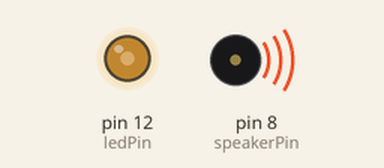
Recording of a sketch running on a simulated Arduino Uno, built with avr-gcc and run on an emulated ATmega328P. Shown: output pins drawn as LEDs (lit = HIGH), buzzer (waves = sounding). Pins used as bus, display or sensor lines are not drawn.

Above: at 0.1 s.
Timing chart, 0 to 1.6 s (numbered marks = the images above):
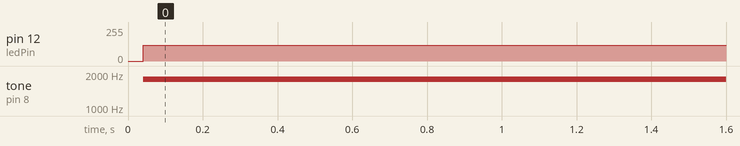

The sketch:

BlinkLEDandPlayTone_highfreq.ino
```cpp
/* This script blinks an LED and
/* plays a tone, both at the same
/* frequency.  The frequency is specified
 * below.  This also has the added functionality
 * that it can go to frequencies higher than 200 hz
 */
int ledPin = 12;      // select the pin for the LED
int speakerPin = 8; // select pin for speaker output
double frequency = 2000.; // declare variable, Hz
unsigned int periodMilliseconds = 0; // declare variable, milliseconds
unsigned long periodMicroseconds = 0; // variable, microseconds
void setup() {
  // declare the ledPin and speakerPin as OUTPUTs:
  pinMode(ledPin, OUTPUT);
  pinMode(speakerPin, OUTPUT);
  // open the serial port at 9600 bps:
  Serial.begin(9600);
}

void loop() {
  // The snippet below is looped.  In each
  // loop, the speakerPin and ledPin are told to go to
  // HIGH and then LOW voltage.  They wait
  // at HIGH or LOW for time given by
  // periodMicroseconds.

  // STUDENTS:
  if (frequency < 200.){
  periodMilliseconds = 1000/frequency;

  // tell the speaker and LED pins to go HIGH
  digitalWrite(speakerPin, HIGH);
  digitalWrite(ledPin, HIGH);

  // STUDENTS
  delay(periodMilliseconds/2);

  // tell the speaker and LED pins to go LOW
  digitalWrite(speakerPin, LOW);
  digitalWrite(ledPin, LOW);
  // Wait for periodMilliseconds/2
  // STUDENTS
  delay(periodMilliseconds/2);}

  // now add code for higher frequency:
  else{
  periodMicroseconds = 1000000/frequency;

  // tell the speaker and LED pins to go HIGH
  digitalWrite(speakerPin, HIGH);
  digitalWrite(ledPin, HIGH);

  // STUDENTS
  delayMicroseconds(periodMicroseconds/2);

  // tell the speaker and LED pins to go LOW
  digitalWrite(speakerPin, LOW);
  digitalWrite(ledPin, LOW);
  // Wait for periodMicroseconds/2
  // STUDENTS
  delayMicroseconds(periodMicroseconds/2);}

}
```

Measured:
- by itself, pin 12 (ledPin): 0/255 → 118/255 at 0.04 s
- by itself, tone on pin 8 (speakerPin): silent → 1797 Hz at 0.04 s
